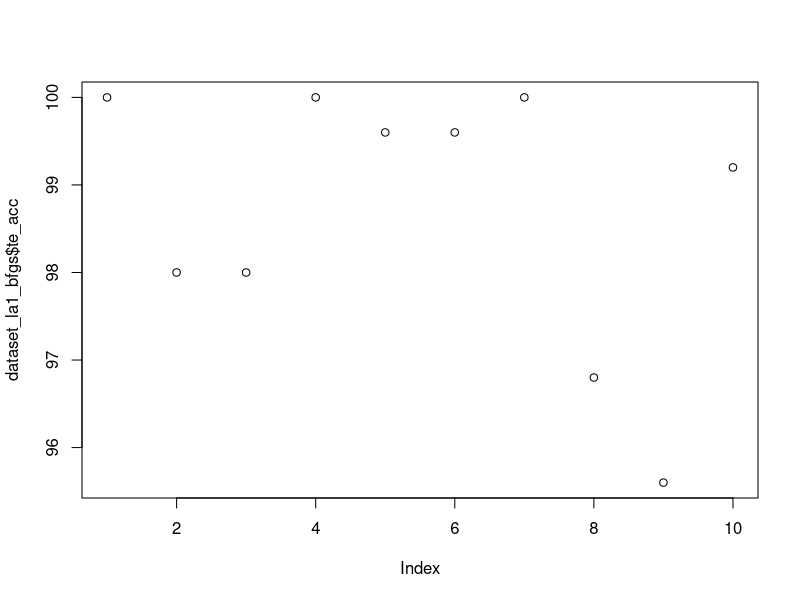

This chart was generated by the following R code:
#otdm visualization:
dataset <- read.csv("uo_nn_batchR.csv", sep = ";")

dataset_la1_bfgs <- dataset[dataset$la ==1,]
dataset_la1_bfgs <- dataset_la1_bfgs[dataset_la1_bfgs$isd==3,]

plot(dataset_la1_bfgs$te_acc)
min(dataset_la1_bfgs$te_acc)
